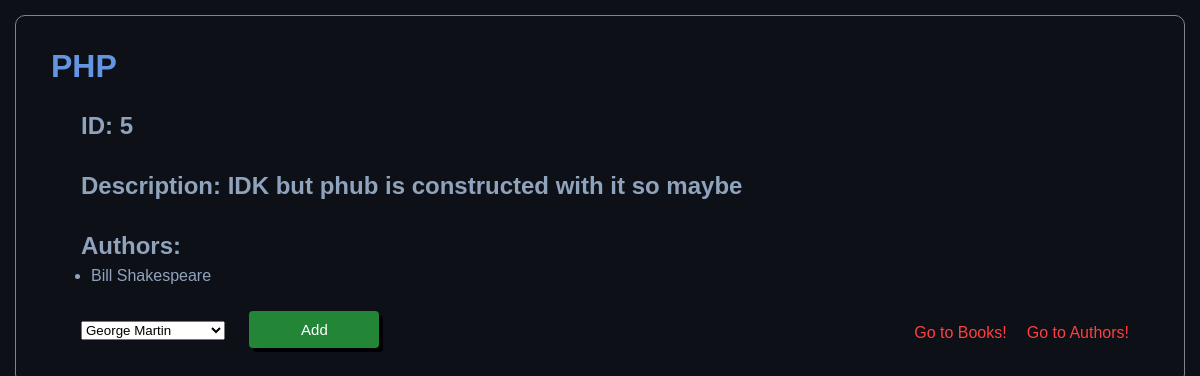
Screenshot of /bookDetails/5 with the database file from the repository.
### books_authors_app/models.py (models this page shows)
class Book(models.Model):
    author = models.ManyToManyField(Author, related_name="books")
    title = models.CharField(max_length=255)
    desc = models.TextField()
    created_at = models.DateTimeField(auto_now_add=True)
    updated_at = models.DateTimeField(auto_now=True)

class Author(models.Model):
    first_name = models.CharField(max_length=255)
    last_name = models.CharField(max_length=255)
    note = models.TextField()
    created_at = models.DateTimeField(auto_now_add=True)
    updated_at = models.DateTimeField(auto_now=True)

### books_authors_app/views.py (the view)
# urls.py: path('bookDetails/<int:bookID>', views.bookDetails),
def bookDetails(request, bookID):
    context = {
        "BOOKS": models.getBook(request),
        "BOOK_INFO": models.getBookInfo(bookID),
        "AUTHORS": models.getAuthor(request)
    }
    return render(request, 'book_details.html', context)

### books_authors_app/models.py (called while the page is built)
def getBook(request):
    some_book = Book.objects.all()
    return some_book

def getBookInfo(bookID):
    book_id = Book.objects.get(id = bookID)
    return book_id

def getAuthor(request):
    some_author = Author.objects.all()
    return some_author

### books_authors_app/templates/book_details.html (shortened to what this page needs)
<!DOCTYPE html>
<html lang="en">
<head>
    {% load static %}
    <link rel="stylesheet" href="{% static 'style.css' %}">
</head>
<body>
    <div class="innerContainer">
        <h1>{{BOOK_INFO.title}}</h1><br>
        <h2>ID: {{BOOK_INFO.id}}</h2><br>
        <h2>Description: {{BOOK_INFO.desc}}</h2><br>
        <h2>Authors:</h2>
        <ul>
            {% for book in BOOKS %}
            {% if book.id == BOOK_INFO.id %}
            {% for author in book.author.all %}
            <li>{{author.first_name}} {{author.last_name}}</li>
            {% endfor %}
            {% endif %}
            {% endfor %}
        </ul>
        <form action="/bookAdd/{{BOOK_INFO.id}}" method="POST" class="BookDetailsForm">
            <select name="author_id">
                {% for author in AUTHORS %}
                <option value="{{author.id}}">{{author.first_name}} {{author.last_name}}</option>
                {% endfor %}
            </select>
            <button type="submit" class="btn">Add</button>
        </form>
        <div class="detailHeader">
            <a href="/" class="anchor">Go to Books!</a>
            <a href="/authors" class="anchor">Go to Authors!</a>
        </div>
    </div>
</body>
</html>

### books_authors_app/static/style.css (style rules this page uses)
* { margin: 0 auto; padding: 0 auto; font-family: sans-serif; }
body { background-color: #0d1117; color: #90a3bd; padding: 20px; border: 1px solid #7d8590; border-radius: 10px; padding: 15px; margin: 15px; }
.detailHeader { width: fit-content; gap: 20px; display: flex; margin-right: 20px; margin-top: -50px; }
.innerContainer { line-height: 30px; padding: 20px; }
.innerContainer h2, .BookDetailsForm, .authorDetailsForm { text-indent: 30px; }
.innerContainer h1 { color: #6395e0; }
.btn { padding: 10px; color: white; background-color: #238636; border: none; text-decoration: none; cursor: pointer; text-align: center; box-shadow: 4px 4px black; border-radius: 4px; margin: 20px; width: 130px; font-size: 15px; }
.anchor { text-decoration: none; color: rgb(255, 63, 63); text-decoration: none; }

### rows the page displays
Book: title "PHP", id "5", desc "IDK but phub is constructed with it so maybe"
Author: first_name "Bill", last_name "Shakespeare"

### other values shown
form field author_id "George Martin"
